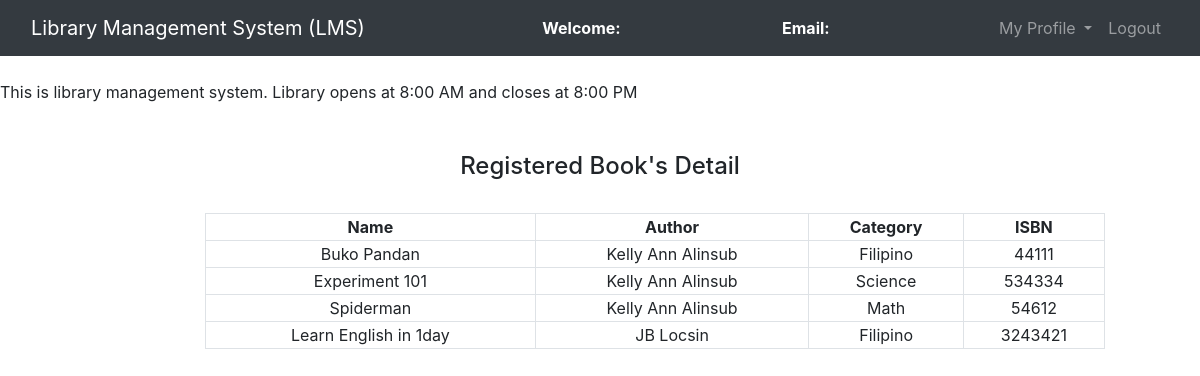
Page /admin/Regbooks.php on the committed database.
### tables this page shows
CREATE TABLE `books` (
  `book_id` int(11) NOT NULL,
  `book_name` varchar(255) NOT NULL,
  `author_id` int(11) DEFAULT NULL,
  `cat_id` int(11) DEFAULT NULL,
  `ISBN` varchar(13) NOT NULL
);

CREATE TABLE `authors` (
  `author_id` int(11) NOT NULL,
  `author_name` varchar(255) NOT NULL
);

CREATE TABLE `categories` (
  `cat_id` int(11) NOT NULL,
  `category_name` varchar(255) NOT NULL
);

### admin/Regbooks.php (the view, shortened to what this page needs)
<?php
$connection = mysqli_connect("localhost", "root", "", "lms");
$query = "SELECT books.book_name, books.ISBN, categories.category_name, authors.author_name
          FROM books
          JOIN categories ON books.cat_id = categories.cat_id
          JOIN authors ON books.author_id = authors.author_id";
?>
<!DOCTYPE html>
<html>
<head>
    <link rel="stylesheet" type="text/css" href="../bootstrap-4.4.1/css/bootstrap.min.css">
</head>
<body>
    <nav class="navbar navbar-expand-lg navbar-dark bg-dark">
        <div class="container-fluid">
            <div class="navbar-header">
                <a class="navbar-brand" href="admin_dashboard.php">Library Management System (LMS)</a>
            </div>
            <font style="color: white"><span><strong>Welcome: <?php echo $_SESSION['name']; ?></strong></span></font>
            <font style="color: white"><span><strong>Email: <?php echo $_SESSION['email']; ?></strong></span></font>
            <ul class="nav navbar-nav navbar-right">
                <li class="nav-item dropdown">
                    <a class="nav-link dropdown-toggle" data-toggle="dropdown">My Profile </a>
                </li>
                <li class="nav-item">
                    <a class="nav-link" href="../logout.php">Logout</a>
                </li>
            </ul>
        </div>
    </nav><br>
    <span><marquee>This is library management system. Library opens at 8:00 AM and closes at 8:00 PM</marquee></span><br><br>
    <center><h4>Registered Book's Detail</h4><br></center>
    <div class="row">
        <div class="col-md-2"></div>
        <div class="col-md-8">
            <form>
                <table class="table-bordered" width="900px" style="text-align: center">
                    <tr>
                        <th>Name</th>
                        <th>Author</th>
                        <th>Category</th>
                        <th>ISBN</th>
                    </tr>
                    <?php
                    $query_run = mysqli_query($connection, $query);
                    while ($row = mysqli_fetch_assoc($query_run)) {
                        ?>
                        <tr>
                            <td><?php echo $row['book_name']; ?></td>
                            <td><?php echo $row['author_name']; ?></td>
                            <td><?php echo $row['category_name']; ?></td>
                            <td><?php echo $row['ISBN']; ?></td>
                        </tr>
                    <?php
                    }
                    ?>
                </table>
            </form>
        </div>
        <div class="col-md-2"></div>
    </div>
</body>
</html>

### rows in the picture
books: book_name "Buko Pandan", author.author_name "Kelly Ann Alinsub", cat.category_name "Filipino", ISBN "44111"
books: book_name "Experiment 101", author.author_name "Kelly Ann Alinsub", cat.category_name "Science", ISBN "534334"
books: book_name "Spiderman", author.author_name "Kelly Ann Alinsub", cat.category_name "Math", ISBN "54612"
books: book_name "Learn English in 1day", author.author_name "JB Locsin", cat.category_name "Filipino", ISBN "3243421"
